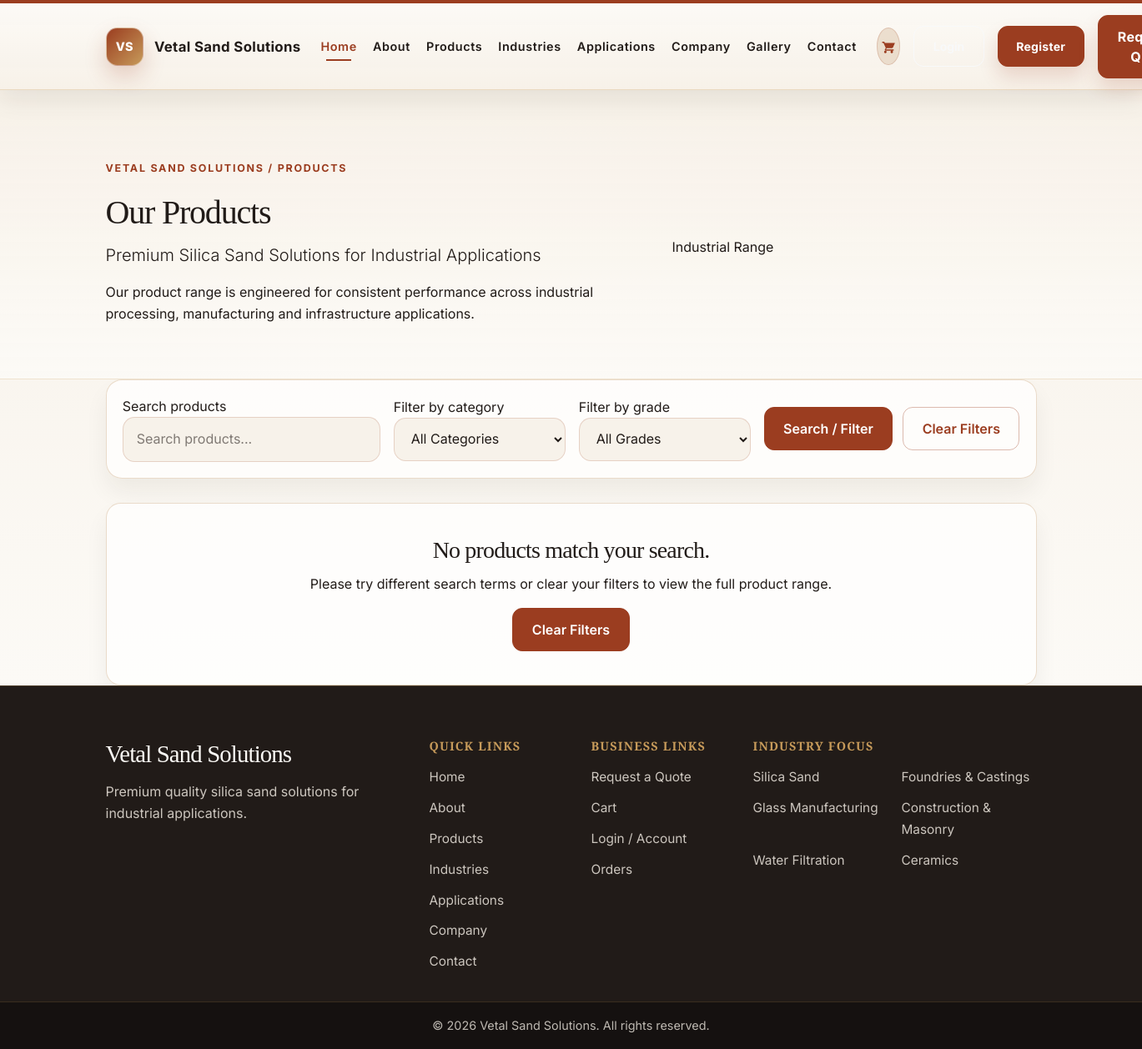
Before: /products/ with the older database file.
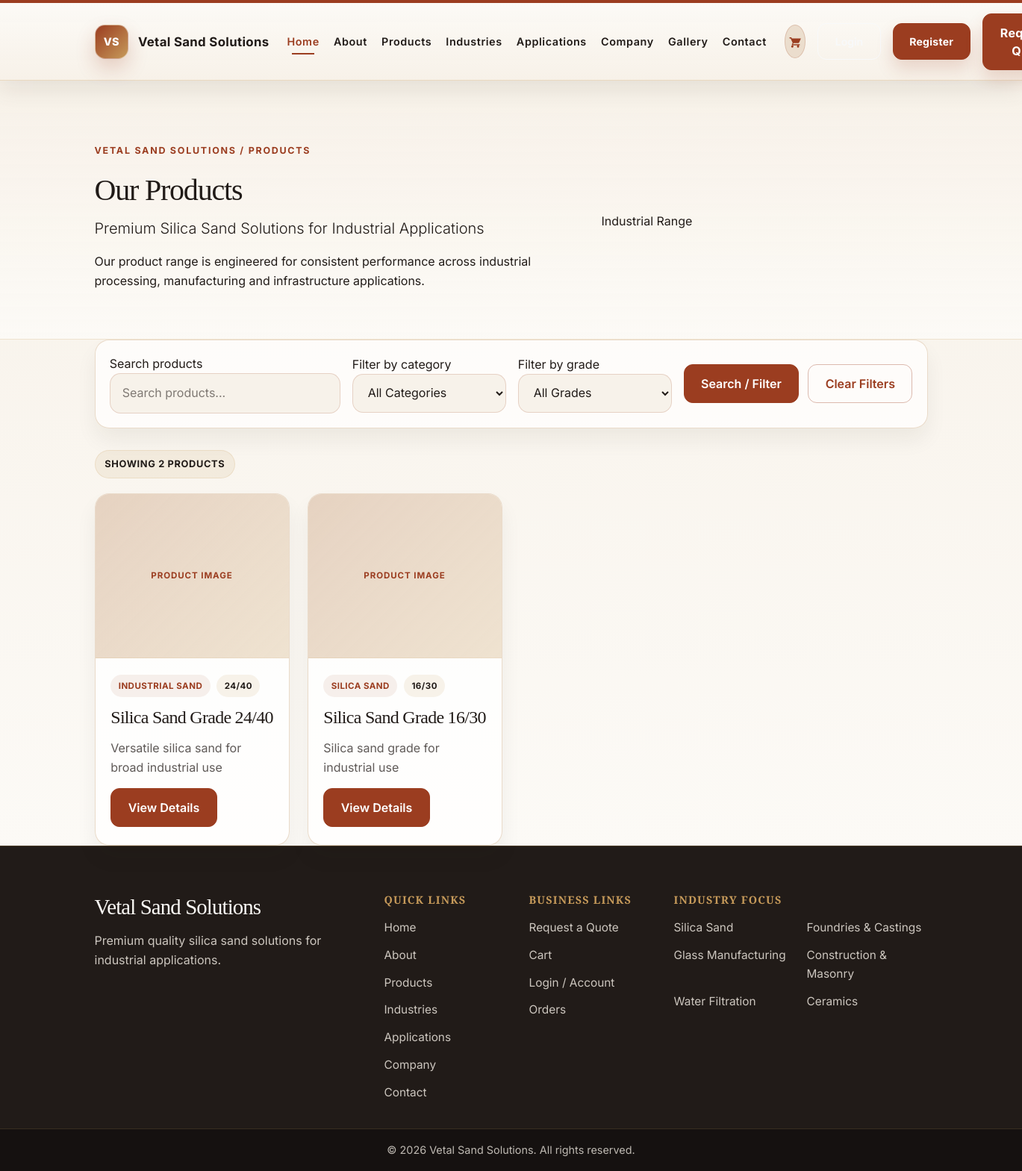
After: the same page with the newer database file.
### products/models.py (models this page shows, shortened)
class Product(models.Model):
    category = models.ForeignKey(Category, on_delete=models.CASCADE, related_name='products')
    name = models.CharField(max_length=200)
    slug = models.SlugField(unique=True)
    short_description = models.CharField(max_length=300, blank=True)
    description = models.TextField(blank=True)
    grade = models.CharField(max_length=50, blank=True)
    specifications = models.TextField(blank=True)
    applications = models.TextField(blank=True)
    industries = models.TextField(blank=True)
    is_active = models.BooleanField(default=True)
    is_featured = models.BooleanField(default=False)
    created_at = models.DateTimeField(auto_now_add=True)
    updated_at = models.DateTimeField(auto_now=True)
    class Meta:
        ordering = ['-created_at']

class Category(models.Model):
    name = models.CharField(max_length=100)
    slug = models.SlugField(unique=True)
    description = models.TextField(blank=True)
    is_active = models.BooleanField(default=True)
    created_at = models.DateTimeField(auto_now_add=True)
    class Meta:
        verbose_name = 'Category'
        verbose_name_plural = 'Categories'

### products/views.py (the view)
# urls.py: path('', views.product_list, name='product_list'),
def product_list(request):
    search_query = request.GET.get('q', '').strip()
    selected_category = request.GET.get('category', '').strip()
    selected_grade = request.GET.get('grade', '').strip()
    products = Product.objects.filter(is_active=True).select_related('category')
    if search_query:
        products = products.filter(
            Q(name__icontains=search_query)
            | Q(short_description__icontains=search_query)
            | Q(description__icontains=search_query)
        )
    if selected_category:
        products = products.filter(category__slug=selected_category)
    if selected_grade:
        products = products.filter(grade=selected_grade)
    products = products.prefetch_related('images').order_by('-created_at')
    for product in products:
        product.primary_image = product.images.filter(is_primary=True).first() or product.images.first()
    categories = Category.objects.filter(is_active=True).order_by('name')
    grades = (
        Product.objects.filter(is_active=True)
        .exclude(grade__exact='')
        .values_list('grade', flat=True)
        .distinct()
        .order_by('grade')
    )
    context = {
        'products': products,
        'categories': categories,
        'grades': grades,
        'search_query': search_query,
        'selected_category': selected_category,
        'selected_grade': selected_grade,
    }
    return render(request, 'products/product_list.html', context)

### cart/context_processors.py (called while the page is built)
def cart_count(request):
    cart = request.session.get('cart', {})
    total_items = 0
    for quantity in cart.values():
        try:
            total_items += int(quantity)
        except (TypeError, ValueError):
            continue
    return {'cart_count': total_items}

### templates/products/product_list.html (shortened to what this page needs)
{% extends 'base.html' %}
{% block content %}
<section class="products-page">
    <section class="products-hero">
        <div class="container">
            <div class="row align-items-center g-4 g-lg-5">
                <div class="col-12 col-lg-7">
                    <div class="products-breadcrumb">Vetal Sand Solutions / Products</div>
                    <h1>Our Products</h1>
                    <p class="lead">Premium Silica Sand Solutions for Industrial Applications</p>
                    <p class="products-intro">
                        Our product range is engineered for consistent performance across industrial processing, manufacturing and infrastructure applications.
                    </p>
                </div>
                <div class="col-12 col-lg-5">
                    <div class="products-hero-visual" aria-label="Products overview visual">
                        <div class="products-visual-badge">Industrial Range</div>
                    </div>
                </div>
            </div>
        </div>
    </section>
    <section class="products-section">
        <div class="container">
            <div class="product-filter-panel">
                <form method="get" action="{% url 'product_list' %}" class="product-filter-form">
                    <div class="filter-search-wrap">
                        <label for="product-search" class="sr-only">Search products</label>
                        <input
                            id="product-search"
                            type="text"
                            name="q"
                            value="{{ search_query }}"
                            placeholder="Search products..."
                            class="product-filter-input"
                        >
                    </div>
                    <div class="filter-select-wrap">
                        <label for="category-filter" class="sr-only">Filter by category</label>
                        <select id="category-filter" name="category" class="product-filter-select">
                            <option value="">All Categories</option>
                        </select>
                    </div>
                    <div class="filter-select-wrap">
                        <label for="grade-filter" class="sr-only">Filter by grade</label>
                        <select id="grade-filter" name="grade" class="product-filter-select">
                            <option value="">All Grades</option>
                        </select>
                    </div>
                    <div class="filter-actions">
                        <button type="submit" class="btn btn-primary">Search / Filter</button>
                        <a href="{% url 'product_list' %}" class="btn btn-secondary">Clear Filters</a>
                    </div>
                </form>
            </div>
            {% if products %}
                <div class="results-summary">Showing {{ products.count }} products</div>
                <div class="row g-4 g-lg-4">
                    {% for product in products %}
                        <div class="col-12 col-md-6 col-xl-3">
                            <article class="product-card">
                                <div class="product-image-wrap">
                                    {% if product.primary_image and product.primary_image.image %}
                                        <img src="{{ product.primary_image.image.url }}" alt="{{ product.primary_image.alt_text|default:product.name }}" class="product-image">
                                    {% else %}
                                        <div class="product-placeholder" aria-label="No product image available">
                                            <span>Product Image</span>
                                        </div>
                                    {% endif %}
                                </div>
                                <div class="product-card-body">
                                    <div class="product-meta">
                                        <span class="product-category">{{ product.category.name }}</span>
                                        {% if product.grade %}
                                            <span class="product-grade">{{ product.grade }}</span>
                                        {% endif %}
                                    </div>
                                    <h3>{{ product.name }}</h3>
                                    <p>{{ product.short_description|default:product.description|striptags|truncatechars:140 }}</p>
                                    <a href="{% url 'product_detail' product.slug %}" class="btn btn-primary product-btn">View Details</a>
                                </div>
                            </article>
                        </div>
                    {% endfor %}
                </div>
            {% else %}
                <div class="empty-state text-center">
                    <h3>No products match your search.</h3>
                    <p>Please try different search terms or clear your filters to view the full product range.</p>
                    <div class="mt-3">
                        <a href="{% url 'product_list' %}" class="btn btn-primary">Clear Filters</a>
                    </div>
                </div>
            {% endif %}
        </div>
    </section>
</section>
{% endblock %}

### templates/base.html (shortened to what this page needs)
{% load static %}
<!DOCTYPE html>
<html lang="en">
<head>
    <link href="https://cdn.jsdelivr.net/npm/bootstrap@5.3.3/dist/css/bootstrap.min.css" rel="stylesheet">
    <link rel="stylesheet" href="{% static 'css/style.css' %}">
</head>
<body>
    {% include 'core/navbar.html' %}
    <main>
        {% block content %}{% endblock %}
    </main>
    {% include 'core/footer.html' %}
</body>
</html>

### templates/core/navbar.html (shortened to what this page needs)
<nav class="navbar navbar-expand-lg premium-navbar sticky-top">
    <div class="container">
        <a class="navbar-brand" href="{% url 'home' %}" aria-label="Vetal Sand Solutions home">
            <span class="brand-mark">VS</span>
            <span class="brand-text">Vetal Sand Solutions</span>
        </a>
        <div class="collapse navbar-collapse" id="mainNavbar">
            <ul class="navbar-nav mx-auto align-items-lg-center">
                <li class="nav-item"><a class="nav-link active" href="{% url 'home' %}">Home</a></li>
                <li class="nav-item"><a class="nav-link" href="{% url 'about' %}">About</a></li>
                <li class="nav-item"><a class="nav-link" href="{% url 'product_list' %}">Products</a></li>
                <li class="nav-item"><a class="nav-link" href="{% url 'industries' %}">Industries</a></li>
                <li class="nav-item"><a class="nav-link" href="{% url 'applications' %}">Applications</a></li>
                <li class="nav-item"><a class="nav-link" href="{% url 'portfolio' %}">Company</a></li>
                <li class="nav-item"><a class="nav-link" href="{% url 'gallery' %}">Gallery</a></li>
                <li class="nav-item"><a class="nav-link" href="{% url 'contact' %}">Contact</a></li>
            </ul>
            <div class="navbar-actions d-flex align-items-center gap-3">
                <a class="nav-cart" href="{% url 'cart_detail' %}" aria-label="Cart">
                    <svg viewBox="0 0 24 24" aria-hidden="true" focusable="false">
                        <path d="M7 18c-1.1 0-1.99.9-1.99 2S5.9 22 7 22s2-.9 2-2-.9-2-2-2zm10 0c-1.1 0-1.99.9-1.99 2S15.9 22 17 22s2-.9 2-2-.9-2-2-2zM7.17 14h9.92c.75 0 1.41-.41 1.75-1.03L22 6H6.21l-.94-2H2v2h2l3.6 7.59-1.35 2.45C5.52 16.37 6.48 18 8 18h12v-2H8l1.1-2z"/>
                    </svg>
                </a>
                {% if user.is_authenticated %}
                    <a class="btn btn-outline-light btn-sm" href="{% url 'account' %}">Account</a>
                    <form method="post" action="{% url 'logout' %}" class="d-inline">
                        {% csrf_token %}
                        <button type="submit" class="btn btn-quote btn-sm">Logout</button>
                    </form>
                {% else %}
                    <a class="btn btn-outline-light btn-sm" href="{% url 'login' %}">Login</a>
                    <a class="btn btn-quote btn-sm" href="{% url 'register' %}">Register</a>
                {% endif %}
                <a class="btn btn-quote" href="{% url 'quote' %}">Request a Quote</a>
            </div>
        </div>
    </div>
</nav>

### templates/core/footer.html
<footer class="site-footer" aria-label="Site footer">
    <div class="footer-main">
        <div class="container">
            <div class="row g-4 g-lg-5">
                <div class="col-12 col-lg-4">
                    <div class="footer-brand-block">
                        <h3 class="footer-brand">Vetal Sand Solutions</h3>
                        <p class="footer-description">
                            Premium quality silica sand solutions for industrial applications.
                        </p>
                    </div>
                </div>
                <div class="col-6 col-lg-2">
                    <div class="footer-column">
                        <h4>Quick Links</h4>
                        <ul class="footer-links">
                            <li><a href="{% url 'home' %}">Home</a></li>
                            <li><a href="{% url 'about' %}">About</a></li>
                            <li><a href="#">Products</a></li>
                            <li><a href="#">Industries</a></li>
                            <li><a href="#">Applications</a></li>
                            <li><a href="#">Company</a></li>
                            <li><a href="#">Contact</a></li>
                        </ul>
                    </div>
                </div>
                <div class="col-6 col-lg-2">
                    <div class="footer-column">
                        <h4>Business Links</h4>
                        <ul class="footer-links">
                            <li><a href="#">Request a Quote</a></li>
                            <li><a href="#">Cart</a></li>
                            <li><a href="#">Login / Account</a></li>
                            <li><a href="#">Orders</a></li>
                        </ul>
                    </div>
                </div>
                <div class="col-12 col-lg-4">
                    <div class="footer-column">
                        <h4>Industry Focus</h4>
                        <ul class="footer-links footer-grid-links">
                            <li><a href="#">Silica Sand</a></li>
                            <li><a href="#">Foundries &amp; Castings</a></li>
                            <li><a href="#">Glass Manufacturing</a></li>
                            <li><a href="#">Construction &amp; Masonry</a></li>
                            <li><a href="#">Water Filtration</a></li>
                            <li><a href="#">Ceramics</a></li>
                        </ul>
                    </div>
                </div>
            </div>
        </div>
    </div>
    <div class="footer-bottom">
        <div class="container">
            <div class="footer-bottom-inner">
                <p>© {% now 'Y' %} Vetal Sand Solutions. All rights reserved.</p>
            </div>
        </div>
    </div>
</footer>

Changed rows visible on the page:
added Product: shows "PRODUCT IMAGE", category.name "INDUSTRIAL SAND", grade "24/40", name "Silica Sand Grade 24/40", short_description "Versatile silica sand for broad industrial use"
added Product: shows "PRODUCT IMAGE", category.name "SILICA SAND", grade "16/30", name "Silica Sand Grade 16/30", short_description "Silica sand grade for industrial use"
Other visible differences:
{{ products.count }}: (not shown) → "2"
text no longer shown: "No products match your search. Please try different search terms or clear your filters to view the full product range. Clear Filters"
text now shown: "SHOWING PRODUCTS"
